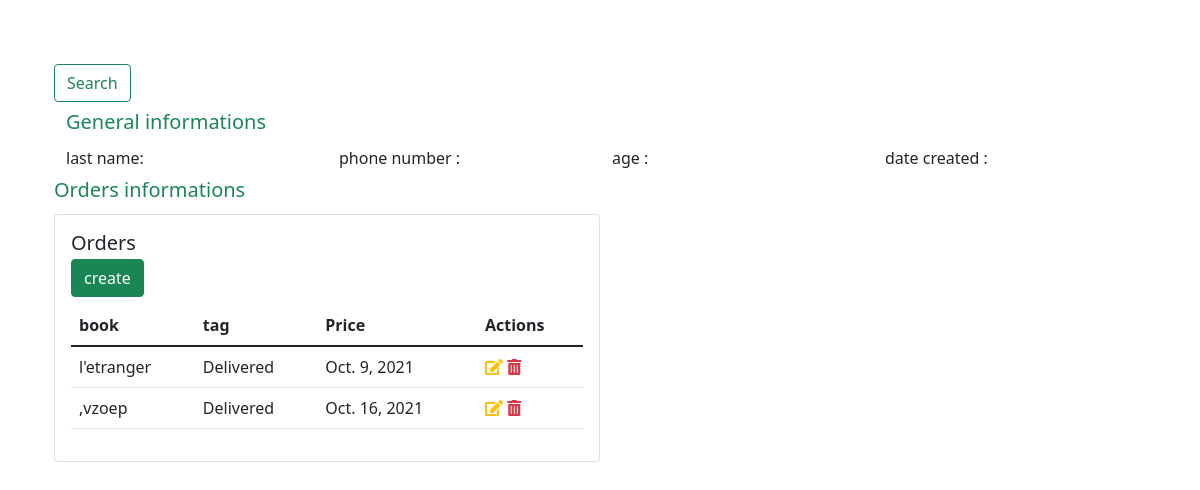
The page /customer/2 on the database its author committed.
### bookstore/models.py (models this page shows, shortened)
class Order(models.Model):
    STATUS = (
        ("Pending", "Pending"),
        ("Delivered", "Delivered"),
        ("Out of order", "Out of order"),
        ("In progress", "In progress"),
    )
    customer = models.ForeignKey(Customer, on_delete=models.SET_NULL, null=True)
    book = models.ForeignKey(Book, on_delete=models.SET_NULL, null=True)
    tag = models.ManyToManyField(Tag, max_length=1200)
    date_created = models.DateField(auto_now_add=True, null=False)
    status = models.CharField(null=False, max_length=200, choices=STATUS)

class Book(models.Model):
    CATEGORY = (
        ("Classics", "Classics"),
        ("Comic Book or Graphic Novel", "Comic Book or Graphic Novel"),
        ("Fantasy", "Fantasy"),
        ("Historical Fiction", "Historical Fiction"),
        ("Horror", "Horror"),
        ("Literary Fiction", "Literary Fiction")
    )
    title = models.CharField(max_length=30)
    author = models.CharField(max_length=30)
    price = models.FloatField(null=False)
    category = models.CharField(max_length=200, null=True, choices=CATEGORY)
    description = models.CharField(max_length=300, null=True)
    date_created = models.DateField(auto_now_add=True, null=True)
    def __str__(self):
        return self.title

### bookstore/views.py (the view)
# urls.py: path('customer/<str:pk>', views.customer ,  name="customer"),
def customer(request, pk):
    customers = Customer.objects.get(id=pk)
    orders = customers.order_set.all()
    myFilter = OrderFilter(request.GET , queryset=orders)
    orders =  myFilter.qs
    context = {'customers': customers, "myFilter": myFilter,'orders': orders}
    return render(request, 'bookstore/customer.html', context)

### bookstore/templates/bookstore/customer.html (shortened to what this page needs)
{% extends 'bookstore/base.html' %}
{% block content %}
<div class="container pt-5">
        <h5 class="pt-2">{{customer.first_name}}</h5>
        <div class="container">
            <form class="form-inline my-2 my-lg-0" method="GET">
              <button class="btn btn-outline-success my-2 my-sm-0" type="submit">Search</button>
            </form>
        <div class="container">
          <div class="row pt-2 pb-2">
              <h5 class="text-success pb-1">General informations </h5>
            <div class="col-sm">
              last name: {{customer.last_name}}
            </div>
            <div class="col-sm">
              phone number  : {{customer.phone_number}}
            </div>
            <div class="col-sm">
              age : {{customer.age}}
            </div>
            <div class="col-sm">
              date created : {{customer.date_created}}
            </div>
          </div>
        </div>
{% if not orders %}
            <div class="row pt-1 pb-2">
                    <div class="p-3 col-lg-8 mb-1 bg-danger text-white text-center">
                        order is empty
                    </div>
            </div>
            {% else %}
<h5 class="text-success pb-1">Orders informations</h5>
             <div class="col-lg-6">
                    <div class="card" >
                        <div class="card-body">
                        <h5>Orders</h5>
                        <h6 class="card-subtitle mb-2 text-muted"><a class="btn btn-success" href="{% url 'create' %}">create</a></h6>
                            <table class="table">
                              <thead>
                                <tr>
                                  <th scope="col">book</th>
                                  <th scope="col">tag</th>
                                  <th scope="col">Price</th>
                                  <th scope="col">Actions</th>
                                </tr>
                              </thead>
                                <tbody>
                                    {% for item in orders %}
                                            <tr>
                                                <td>{{item.book}}</td>
                                                <td>{{item.status}}</td>
                                                <td>{{item.date_created}}</td>
                                                 <td>
                                                    <a class="text-warning" href="{% url 'update' item.id %}"><i class="fas fa-edit"></i></a>
                                                    <a class="text-danger" href="{% url 'delete' item.id %}"><i class="fas fa-trash-alt"></i></a>
                                                </td>
                                            </tr>
                                    {% endfor %}
                                </tbody>
                            </table>
                        </div>
                    </div>
                </div>
            </div>
            {% endif %}
    </div>
{% endblock %}

### rows shown on the page
Order: book "l'etranger", status "Delivered", date_created "Oct. 9, 2021"
Order: book ",vzoep", status "Delivered", date_created "Oct. 16, 2021"
